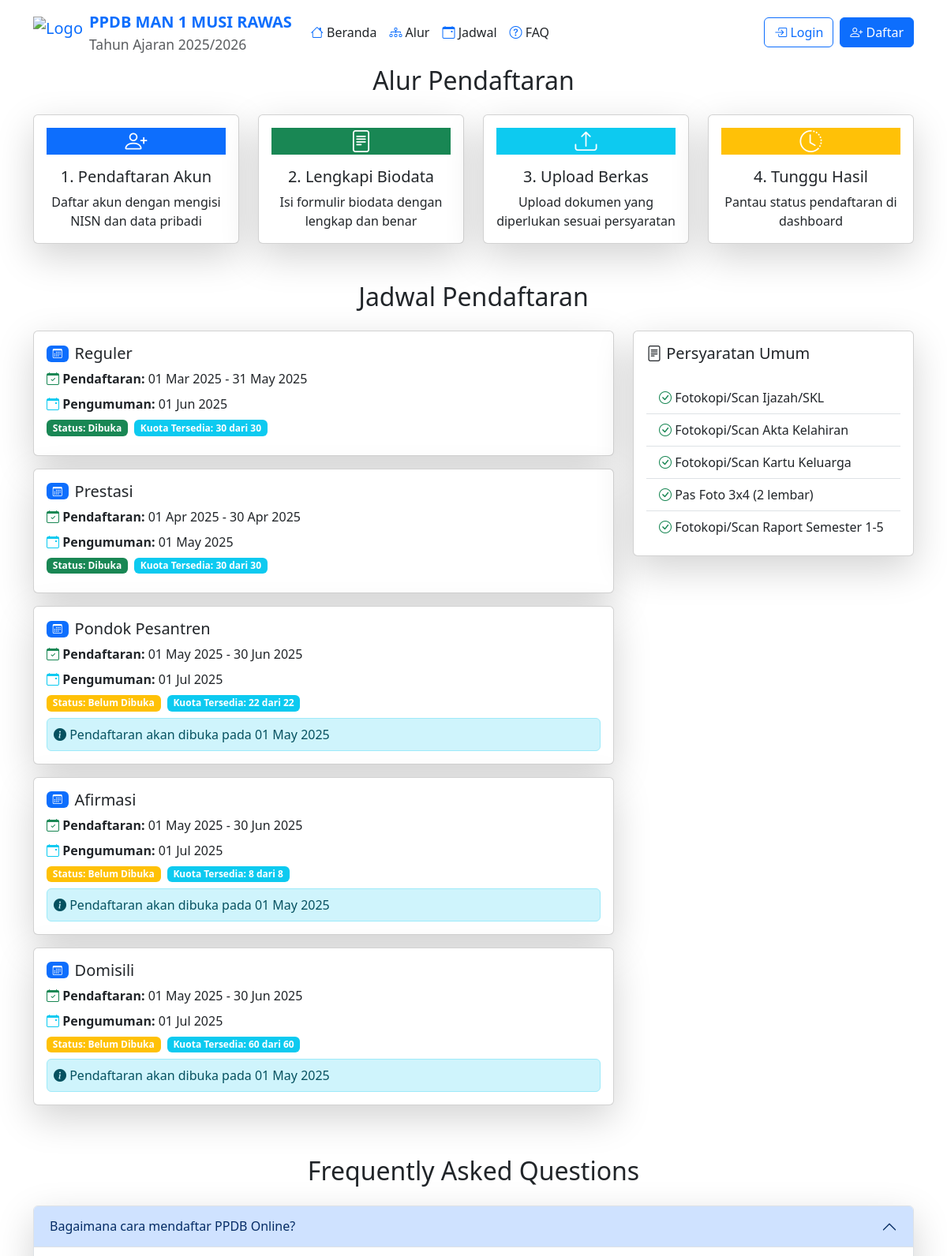
Before: / (upper part) with the older database file.
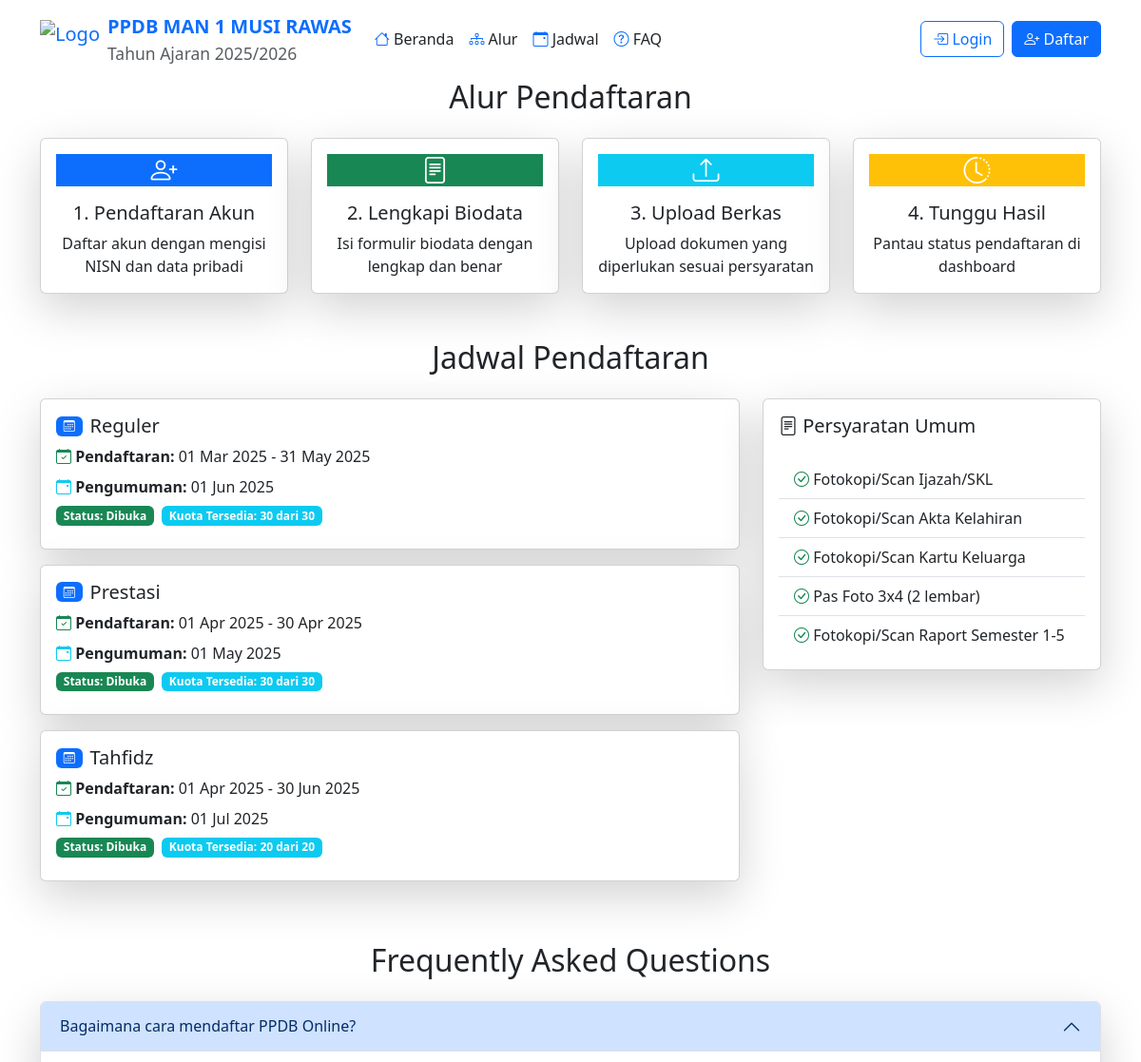
After: the same page with the newer database file.
### tables this page shows
CREATE TABLE jalur_pendaftaran (
    id INT PRIMARY KEY AUTO_INCREMENT,
    nama_jalur VARCHAR(50) UNIQUE,
    kuota INT,
    tanggal_buka DATETIME,
    tanggal_tutup DATETIME,
    tanggal_pengumuman DATETIME,
    created_at TIMESTAMP DEFAULT CURRENT_TIMESTAMP
);

### index.php (the view, shortened to what this page needs)
<?php
require_once __DIR__.'/includes/functions.php';
$now = new DateTime('now', new DateTimeZone('Asia/Jakarta'));
$current_date = $now->format('Y-m-d H:i:s');
$current_year = (int)$now->format('Y');
$current_month = (int)$now->format('m');
$academic_year_start = ($current_month > 6) ? $current_year + 1 : $current_year;
$academic_year_end = $academic_year_start + 1;
$query = "SELECT j.*,
          DATE_FORMAT(j.tanggal_buka, '%d %b %Y') AS formatted_tanggal_buka,
          DATE_FORMAT(j.tanggal_tutup, '%d %b %Y') AS formatted_tanggal_tutup,
          DATE_FORMAT(j.tanggal_pengumuman, '%d %b %Y') AS formatted_tanggal_pengumuman,
          j.tanggal_buka as real_tanggal_buka,
          j.tanggal_tutup as real_tanggal_tutup,
          (SELECT COUNT(*) FROM peserta WHERE jalur_id = j.id) as total_pendaftar
          FROM jalur_pendaftaran j
          WHERE j.nama_jalur = ?
          LIMIT 1";
$jalur_pendaftaran = [];
$jalur_order = ['Reguler', 'Prestasi', 'Tahfidz', 'Pondok Pesantren', 'Afirmasi', 'Domisili'];
foreach ($jalur_order as $nama_jalur) {
    $stmt = $pdo->prepare($query);
    $stmt->execute([$nama_jalur]);
    $jalur = $stmt->fetch(PDO::FETCH_ASSOC);
    if ($jalur) {
        $jalur['sisa_kuota'] = $jalur['kuota'] - $jalur['total_pendaftar'];
        if ($current_date < $jalur['real_tanggal_buka']) {
            $jalur['status_jalur'] = 'Belum Dibuka';
        } elseif ($current_date >= $jalur['real_tanggal_tutup']) {
            $jalur['status_jalur'] = 'Ditutup';
        } elseif ($jalur['sisa_kuota'] <= 0) {
            $jalur['status_jalur'] = 'Kuota Penuh';
        } else {
            $jalur['status_jalur'] = 'Dibuka';
        }
        $jalur_pendaftaran[] = $jalur;
    }
}
?>
<!DOCTYPE html>
<html lang="id">
<head>
    <link href="https://cdn.jsdelivr.net/npm/bootstrap@5.3.0/dist/css/bootstrap.min.css" rel="stylesheet">
    <link rel="stylesheet" href="https://cdn.jsdelivr.net/npm/bootstrap-icons@1.11.1/font/bootstrap-icons.css">
</head>
<body>
    <nav class="navbar navbar-expand-lg bg-white">
        <div class="container">
            <a class="navbar-brand d-flex align-items-center text-primary" href="#">
                <img src="https://freeimghost.net/images/2025/04/04/logo_kemenag.png" alt="Logo" height="40" class="me-2">
                <div class="d-flex flex-column">
                    <span class="fw-bold">PPDB MAN 1 MUSI RAWAS</span>
                    <small class="text-muted">Tahun Ajaran <?= $academic_year_start . '/' . $academic_year_end ?></small>
                </div>
            </a>
            <div class="collapse navbar-collapse" id="navbarNav">
                <ul class="navbar-nav me-auto">
                    <li class="nav-item">
                        <a class="nav-link text-dark active" href="index.php">
                            <i class="bi bi-house text-primary"></i> Beranda
                        </a>
                    </li>
                    <li class="nav-item">
                        <a class="nav-link text-dark" href="#alur">
                            <i class="bi bi-diagram-3 text-primary"></i> Alur
                        </a>
                    </li>
                    <li class="nav-item">
                        <a class="nav-link text-dark" href="#jadwal">
                            <i class="bi bi-calendar-event text-primary"></i> Jadwal
                        </a>
                    </li>
                    <li class="nav-item">
                        <a class="nav-link text-dark" href="#faq">
                            <i class="bi bi-question-circle text-primary"></i> FAQ
                        </a>
                    </li>
                </ul>
                <div class="d-flex gap-2">
                    <?php if(isset($_SESSION['user'])): ?>
                        <a href="dashboard.php" class="btn btn-primary">
                            <i class="bi bi-speedometer2"></i> Dashboard
                        </a>
                        <a href="profile.php" class="btn btn-success">
                            <i class="bi bi-person"></i> Profile
                        </a>
                        <a href="logout.php" class="btn btn-danger">
                            <i class="bi bi-box-arrow-right"></i> Logout
                        </a>
                    <?php else: ?>
                        <button class="btn btn-outline-primary" data-bs-toggle="modal" data-bs-target="#loginModal">
                            <i class="bi bi-box-arrow-in-right"></i> Login
                        </button>
                        <button class="btn btn-primary" data-bs-toggle="modal" data-bs-target="#daftarModal">
                            <i class="bi bi-person-plus"></i> Daftar
                        </button>
                    <?php endif; ?>
                </div>
            </div>
        </div>
    </nav>
    <div class="container">
        <section class="mb-4 mt-0 pt-2" id="alur">
            <h2 class="text-center mb-4">Alur Pendaftaran</h2>
            <div class="row g-4 justify-content-center">
                <div class="col-md-3">
                    <div class="card h-100 border-100 shadow-lg">
                        <div class="card-body text-center">
                            <div class="circle-icon bg-primary text-white mb-3">
                                <i class="bi bi-person-plus h3"></i>
                            </div>
                            <h5 class="card-title">1. Pendaftaran Akun</h5>
                            <p class="card-text">Daftar akun dengan mengisi NISN dan data pribadi</p>
                        </div>
                    </div>
                </div>
                <div class="col-md-3">
                    <div class="card h-100 border-100 shadow-lg">
                        <div class="card-body text-center">
                            <div class="circle-icon bg-success text-white mb-3">
                                <i class="bi bi-file-text h3"></i>
                            </div>
                            <h5 class="card-title">2. Lengkapi Biodata</h5>
                            <p class="card-text">Isi formulir biodata dengan lengkap dan benar</p>
                        </div>
                    </div>
                </div>
                <div class="col-md-3">
                    <div class="card h-100 border-100 shadow-lg">
                        <div class="card-body text-center">
                            <div class="circle-icon bg-info text-white mb-3">
                                <i class="bi bi-upload h3"></i>
                            </div>
                            <h5 class="card-title">3. Upload Berkas</h5>
                            <p class="card-text">Upload dokumen yang diperlukan sesuai persyaratan</p>
                        </div>
                    </div>
                </div>
                <div class="col-md-3">
                    <div class="card h-100 border-100 shadow-lg">
                        <div class="card-body text-center">
                            <div class="circle-icon bg-warning text-white mb-3">
                                <i class="bi bi-clock-history h3"></i>
                            </div>
                            <h5 class="card-title">4. Tunggu Hasil</h5>
                            <p class="card-text">Pantau status pendaftaran di dashboard</p>
                        </div>
                    </div>
                </div>
            </div>
        </section>
        <section class="mb-4 mt-0 pt-4" id="jadwal">
            <h2 class="text-center mb-4">Jadwal Pendaftaran</h2>
            <div class="row">
                <div class="col-lg-8">
                    <div class="timeline">
                        <?php foreach ($jalur_pendaftaran as $jalur): ?>
                        <div class="card mb-3 border-100 shadow-lg">
                            <div class="card-body">
                                <div class="d-flex align-items-center mb-2">
                                    <span class="badge bg-primary me-2">
                                        <i class="bi bi-calendar3"></i>
                                    </span>
                                    <h5 class="card-title mb-0"><?= htmlspecialchars($jalur['nama_jalur']) ?></h5>
                                </div>
                                <div class="timeline-info">
                                    <p class="mb-2">
                                        <i class="bi bi-calendar-check text-success"></i>
                                        <strong>Pendaftaran:</strong>
                                        <?= htmlspecialchars($jalur['formatted_tanggal_buka']) ?> - <?= htmlspecialchars($jalur['formatted_tanggal_tutup']) ?>
                                    </p>
                                    <p class="mb-2">
                                        <i class="bi bi-calendar-event text-info"></i>
                                        <strong>Pengumuman:</strong>
                                        <?= htmlspecialchars($jalur['formatted_tanggal_pengumuman']) ?>
                                    </p>
                                    <div class="d-flex flex-wrap gap-2 mb-2">
                                        <span class="badge bg-<?= $jalur['status_jalur'] === 'Dibuka' ? 'success' :
                                                              ($jalur['status_jalur'] === 'Kuota Penuh' ? 'danger' :
                                                              ($jalur['status_jalur'] === 'Ditutup' ? 'secondary' : 'warning')) ?>">
                                            Status: <?= htmlspecialchars($jalur['status_jalur']) ?>
                                        </span>
                                        <?php if ($jalur['status_jalur'] !== 'Ditutup'): ?>
                                            <span class="badge bg-<?= $jalur['sisa_kuota'] <= 0 ? 'danger' : 'info' ?>">
                                                Kuota Tersedia: <?= htmlspecialchars($jalur['sisa_kuota']) ?> dari <?= htmlspecialchars($jalur['kuota']) ?>
                                            </span>
                                        <?php endif; ?>
                                    </div>
                                    <?php if ($jalur['sisa_kuota'] <= 0): ?>
                                        <div class="alert alert-danger p-2 mb-0">
                                            <i class="bi bi-exclamation-triangle-fill"></i>
                                            Kuota pendaftaran telah penuh (<?= htmlspecialchars($jalur['total_pendaftar']) ?>/<?= htmlspecialchars($jalur['kuota']) ?> pendaftar)
                                        </div>
                                    <?php elseif ($jalur['status_jalur'] === 'Belum Dibuka'): ?>
                                        <div class="alert alert-info p-2 mb-0">
                                            <i class="bi bi-info-circle-fill"></i> Pendaftaran akan dibuka pada <?= htmlspecialchars($jalur['formatted_tanggal_buka']) ?>
                                        </div>
                                    <?php elseif ($jalur['status_jalur'] === 'Ditutup'): ?>
                                        <div class="alert alert-secondary p-2 mb-0">
                                            <i class="bi bi-lock-fill"></i> Pendaftaran telah ditutup pada <?= htmlspecialchars($jalur['formatted_tanggal_tutup']) ?>
                                        </div>
                                    <?php endif; ?>
                                </div>
                            </div>
                        </div>
                        <?php endforeach; ?>
                    </div>
                </div>
                <div class="col-lg-4">
                    <div class="card border-100 shadow-lg">
                            <div class="card-body">
                                <h5 class="card-title mb-4">
                                    <i class="bi bi-file-text"></i> Persyaratan Umum
                                </h5>
                                <ul class="list-group list-group-flush">
                                    <li class="list-group-item">
                                        <i class="bi bi-check-circle text-success"></i> Fotokopi/Scan Ijazah/SKL
                                    </li>
                                    <li class="list-group-item">
                                        <i class="bi bi-check-circle text-success"></i> Fotokopi/Scan Akta Kelahiran
                                    </li>
                                    <li class="list-group-item">
                                        <i class="bi bi-check-circle text-success"></i> Fotokopi/Scan Kartu Keluarga
                                    </li>
                                    <li class="list-group-item">
                                        <i class="bi bi-check-circle text-success"></i> Pas Foto 3x4 (2 lembar)
                                    </li>
                                    <li class="list-group-item">
                                        <i class="bi bi-check-circle text-success"></i> Fotokopi/Scan Raport Semester 1-5
                                    </li>
                                </ul>
                            </div>
                        </div>
                </div>
            </div>
        </section>
        <section class="mb-4 mt-0 pt-4" id="faq">
            <h2 class="text-center mb-4">Frequently Asked Questions</h2>
            <div class="accordion" id="faqAccordion">
                <div class="accordion-item border-100 shadow-lg">
                    <h3 class="accordion-header">
                        <button class="accordion-button" type="button" data-bs-toggle="collapse" data-bs-target="#faq1">
                            Bagaimana cara mendaftar PPDB Online?
                        </button>
                    </h3>
                    <div id="faq1" class="accordion-collapse collapse show" data-bs-parent="#faqAccordion">
                        <div class="accordion-body">
                        </div>
                    </div>
                </div>
            </div>
        </section>
    </div>
</body>
</html>

### index.php (style rules this page uses)
body { padding-top: 75px; }
.navbar { position: fixed; top: 0; width: 100%; z-index: 1030; }

Changed rows visible on the page:
removed jalur_pendaftaran: nama_jalur "Afirmasi", formatted_tanggal_buka "01 May 2025", formatted_tanggal_tutup "30 Jun 2025", formatted_tanggal_pengumuman "01 Jul 2025", status_jalur "Belum Dibuka", kuota "8"
removed jalur_pendaftaran: nama_jalur "Domisili", formatted_tanggal_buka "01 May 2025", formatted_tanggal_tutup "30 Jun 2025", formatted_tanggal_pengumuman "01 Jul 2025", status_jalur "Belum Dibuka", kuota "60"
changed jalur_pendaftaran: nama_jalur "Pondok Pesantren" → "Tahfidz"; formatted_tanggal_buka "01 May 2025" → "01 Apr 2025"; status_jalur "Belum Dibuka" → "Dibuka"; kuota "22" → "20"; formatted_tanggal_buka "01 May 2025" → (not shown)
